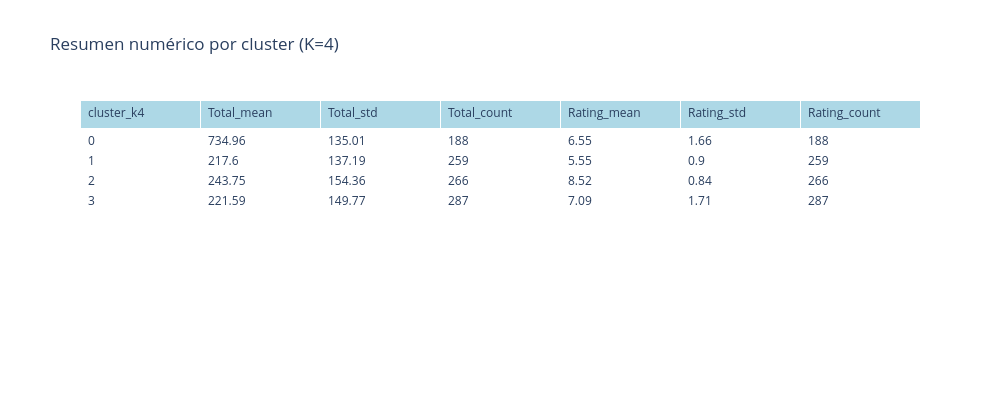

Notebook source saved alongside this figure:
### Code cell
import plotly.graph_objects as go

summary = df.groupby("cluster_k4")[["Total", "Rating"]].agg(["mean", "std", "count"]).round(2)
summary.columns = ["_".join(col) for col in summary.columns]
summary.reset_index(inplace=True)

fig_table = go.Figure(data=[go.Table(
    header=dict(values=list(summary.columns), fill_color='lightblue', align='left'),
    cells=dict(values=[summary[col] for col in summary.columns], fill_color='white', align='left')
)])
fig_table.update_layout(title="Resumen numérico por cluster (K=4)", width=1000, height=400)
fig_table.show()

### Figure 1 — Plotly figure (JSON) as saved in the notebook; plotly's stock layout.template omitted (floating-point values rounded to 4 significant figures)
{"data": [{"cells": {"align": "left", "fill": {"color": "white"}, "values": [[0, 1, 2, 3], [735.0, 217.6, 243.8, 221.6], [135.0, 137.2, 154.4, 149.8], [188, 259, 266, 287], [6.55, 5.55, 8.52, 7.09], [1.66, 0.9, 0.84, 1.71], [188, 259, 266, 287]]}, "header": {"align": "left", "fill": {"color": "lightblue"}, "values": ["cluster_k4", "Total_mean", "Total_std", "Total_count", "Rating_mean", "Rating_std", "Rating_count"]}, "type": "table"}], "layout": {"height": 400, "title": {"text": "Resumen numérico por cluster (K=4)"}, "width": 1000}}
